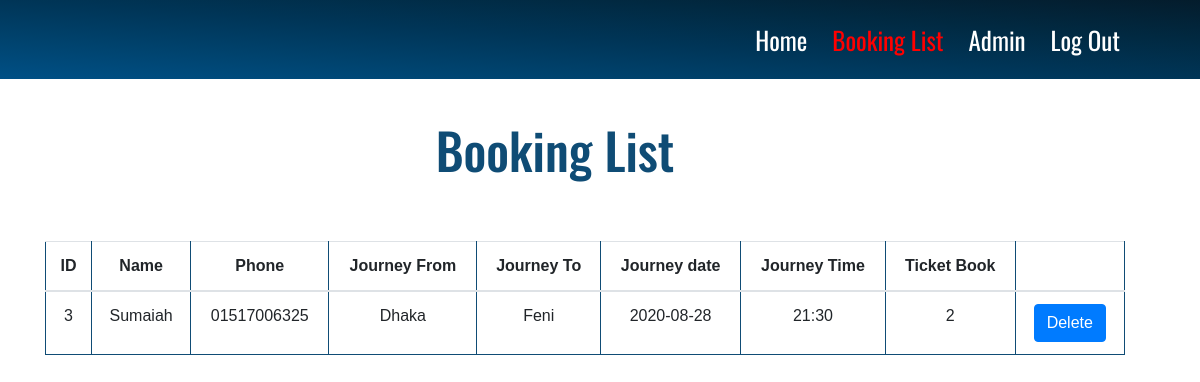
/online_bus_ticket_booking/booking_info.php, run on the app's committed database.
### tables this page shows
CREATE TABLE `booking` (
  `id` int(11) NOT NULL,
  `name` varchar(100) NOT NULL,
  `phone` varchar(100) NOT NULL,
  `p_from` varchar(100) NOT NULL,
  `p_to` varchar(100) NOT NULL,
  `p_date` varchar(100) NOT NULL,
  `p_time` varchar(100) NOT NULL,
  `ticket` varchar(100) NOT NULL
);

### online_bus_ticket_booking/booking_info.php (the view, shortened to what this page needs)
<?php
 include('php_backend_header.php');
 include('connection.php');
	$q = "select * from booking";
	$result = mysqli_query($conn,$q);
?>
<header class="uni-header">
              <div class="header">
                <div class="container">
                  <nav class="navbar navbar-expand-lg navbar-light bg-light">
                      <div class="collapse navbar-collapse" id="navbarSupportedContent">
                        <ul class="navbar-nav ml-auto">
                          <li class="nav-item">
                            <a class="nav-link" href="index.php">Home</a>
                          </li>
                          <li class="nav-item">
                            <a class="nav-link active" href="#">Booking List</a>
                          </li>
                          <li class="nav-item">
                            <a class="nav-link" href="admin.php">Admin</a>
                          </li>
                          <li class="nav-item">
                            <a class="nav-link" href="logout.php">Log Out</a>
                          </li>
                       </ul>
                       </div>
                  </nav>
                </div>
              </div>
      </header>
<section class="user-list">
	<div class="container">
        <div class="row ">
      		<div class="col-md-8">
      			<h1>Booking List</h1>
      		</div>
      	</div>
		<div class="row">
			<div class="col-md-12">
		<table class="table">
		    <thead>
		      <tr>
		      	<th>ID</th>
		        <th>Name</th>
		        <th>Phone</th>
				<th>Journey From</th>
			    <th>Journey To</th>
			    <th>Journey date</th>
			    <th>Journey Time</th>
			    <th>Ticket Book</th>
			    <th></th>
		      </tr>
		    </thead>
        <tbody>
			<?php
			while($row = mysqli_fetch_array($result)) {
				echo "<tr>";
				echo "<td>".$row['id']."</td>";
				echo "<td>".$row['name']."</td>";
				echo "<td>".$row['phone']."</td>";
				echo "<td>".$row['p_from']."</td>";
				echo "<td>".$row['p_to']."</td>";
				echo "<td>".$row['p_date']."</td>";
				echo "<td>".$row['p_time']."</td>";
				echo "<td>".$row['ticket']."</td>";
				echo '<td><a href="booking_info_delete.php?id='.$row['id'].'" class="btn btn-primary">Delete</a></td>';
				echo "</tr>";
			}
			?>
       </tbody>
  </table>
			</div>
		</div>
	</div>
</section>
<?php
include('php_backend_footer.php');
?>

### online_bus_ticket_booking/css/style.css (style rules this page uses)
body { font-family: 'Source Sans Pro', sans-serif; }
.container { width: 1140px; margin: 0 auto; }
.row { width: 100%; float: left; }
.col-md-8 { width: 66.6664%; float: left; }
.col-md-12 { width: 100%; float: left; }
a { text-decoration: none!important; }
.navbar-light .navbar-nav .nav-link { color: #fff; margin-left: -2px; margin-right: 11px; font-size: 25px; font-family: 'Oswald'; }
nav a.active { color: red!important; border-bottom-color: 2px solid #fff; }
.uni-header { float: left; background-image: linear-gradient(to right top, #005086, #00436e, #003557, #012941, #041c2c); width: 100%; }
.uni-header nav { background: transparent!important; height: 79px; }
.user-list h1 { text-align: center; margin-bottom: 62px; margin-top: 40px; padding-left: 310px; font-size: 50px; font-family: 'Oswald'; color: #0f4c75; }
table { font-family: arial, sans-serif; border-collapse: collapse; width: 100%; }
td, th { border: 1px solid #0f4c75; text-align: center; padding: 8px; }

### data on the page
booking: id "3", name "Sumaiah", phone "01517006325", p_from "Dhaka", p_to "Feni", p_date "2020-08-28", p_time "21:30", ticket "2"
